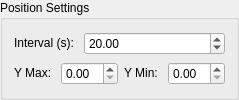
       <widget class="QGroupBox" name="groupBox_5">
        <property name="sizePolicy">
         <sizepolicy hsizetype="Preferred" vsizetype="Fixed">
          <horstretch>0</horstretch>
          <verstretch>0</verstretch>
         </sizepolicy>
        </property>
        <property name="title">
         <string>Position Settings</string>
        </property>
        <layout class="QVBoxLayout" name="verticalLayout_11">
         <property name="sizeConstraint">
          <enum>QLayout::SetMinimumSize</enum>
         </property>
         <item>
          <layout class="QHBoxLayout" name="horizontalLayout_2">
           <item>
            <widget class="QLabel" name="label_31">
             <property name="sizePolicy">
              <sizepolicy hsizetype="Fixed" vsizetype="Fixed">
               <horstretch>0</horstretch>
               <verstretch>0</verstretch>
              </sizepolicy>
             </property>
             <property name="text">
              <string>Interval (s): </string>
             </property>
            </widget>
           </item>
           <item>
            <widget class="QDoubleSpinBox" name="interval">
             <property name="value">
              <double>20.000000000000000</double>
             </property>
            </widget>
           </item>
          </layout>
         </item>
         <item>
          <layout class="QHBoxLayout" name="horizontalLayout_12">
           <property name="sizeConstraint">
            <enum>QLayout::SetMinimumSize</enum>
           </property>
           <item>
            <widget class="QLabel" name="label_32">
             <property name="sizePolicy">
              <sizepolicy hsizetype="Fixed" vsizetype="Fixed">
               <horstretch>0</horstretch>
               <verstretch>0</verstretch>
              </sizepolicy>
             </property>
             <property name="text">
              <string>Y Max: </string>
             </property>
            </widget>
           </item>
           <item>
            <widget class="QDoubleSpinBox" name="ymax"/>
           </item>
           <item>
            <widget class="QLabel" name="label_33">
             <property name="sizePolicy">
              <sizepolicy hsizetype="Fixed" vsizetype="Fixed">
               <horstretch>0</horstretch>
               <verstretch>0</verstretch>
              </sizepolicy>
             </property>
             <property name="text">
              <string>Y Min: </string>
             </property>
            </widget>
           </item>
           <item>
            <widget class="QDoubleSpinBox" name="ymin"/>
           </item>
          </layout>
         </item>
        </layout>
       </widget>
